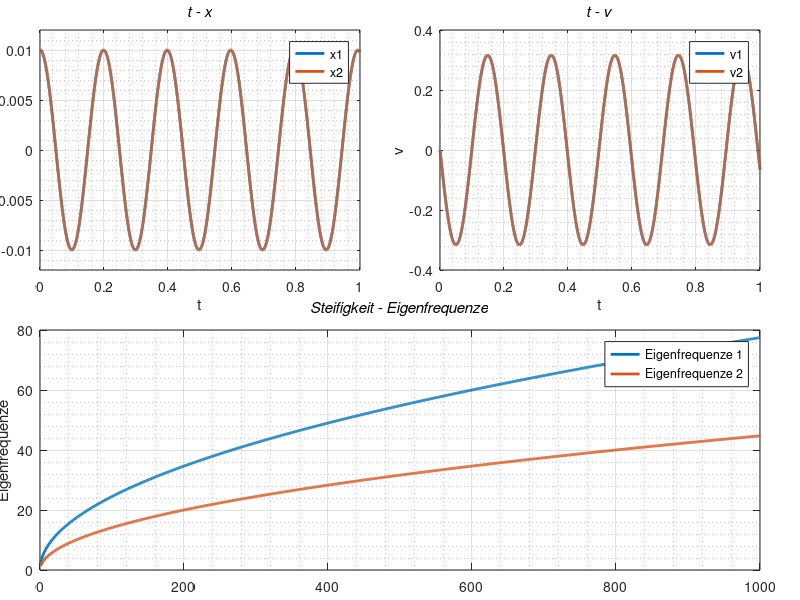

Recreate this plot in MATLAB.
%% Schwingerkette_Bearbeitungsfile.m
%  - Systemmatrix erstellen
%  - Anfangsbedigungen einsetzen
%  - Loesung der Gleichung mit Heun-Verfahren berechnen
%  - Eigenfrequenzen mit steigenden Federsteifigkeiten wieder berechnen
%  - Ergebnis plotten
%  ----------------------------------------------------------------------
%  Output:
%       - Grafik Auslenkung (x1, x2) mit Laufzeit
%       - Grafik Geschwindigkeit (x1, x2) mit Laufzeit
%       - Grafik Eigenfrequenzen mit Federsteifigkeit
%  ----------------------------------------------------------------------
%  Wen Yi, Karlsruhe Institut of Technology
%  yi.wen@student.kit.edu
%  2017/11/25

%% Bearbeitungsbogen (-freiwillig-)
clear all;
close all;
clc;

%% Parameter
m=0.5;                      % kg
c=500;                      % N/m
AnzahlSchritte=10000;
ts=1;                       %s
h=ts/AnzahlSchritte;        %s

%% Systemmatrix
% m*x_1" + 2k*x_1 - k*x_2 = 0
% m*x_2" - k*x_1 + 2k*x_2 = 0
A_Sys=[0 0 1 0; 0 0 0 1; -2*c/m c/m 0 0; c/m -2*c/m 0 0];

%% Anfangsbedingungen            
x_1(1)=0.01;
x_2(1)=0.01;
xa_1(1)=0;
xa_2(1)=0;
X(:,1)=[x_1(1);x_2(1);xa_1(1);xa_2(1)];
t(1)=0;

%% Aufgabe 2: Eigenwerte
[Eigenvektoren, Eigenwerte] = eig(A_Sys);

%% Aufgabe 3: Verfahren von Heun            
for n = 1:1:AnzahlSchritte
    k1(:,n) = h.*(A_Sys*X(:,n));
    k2(:,n) = h.*(A_Sys*(X(:,n)+k1(:,n)));
    X(:,n+1) = X(:,n)+1/2.*(k1(:,n)+k2(:,n));
    
    t(n+1)=t(n)+h;
end
 
%% Aufgabe 4: Berechnung der Eigenfrequenz bei zunehmdener Federsteifigkeit
figure(1);
subplot('position',[0.05,0.55,0.4,0.4]);
plot(t,X(1,:),'LineWidth',2);
hold on;
plot(t,X(2,:),'LineWidth',2);
hold on;
grid on;
grid minor;
xlabel('t');
ylabel('x');
title('\itt - x');
legend('x1','x2');
axis([0 ts -0.012 0.012]);

subplot('position',[0.55,0.55,0.4,0.4]);
plot(t,X(3,:),'LineWidth',2);
hold on;
plot(t,X(4,:),'LineWidth',2);
hold on;
grid on;
grid minor;
xlabel('t');
ylabel('v');
title('\itt - v');
legend('v1','v2');
%axis([0 ts -0.4 0.4]);

c2=1:1:1000;
for i=1:1:1000
    A_Sys2=[0 0 1 0; 0 0 0 1; -2*i/m i/m 0 0; i/m -2*i/m 0 0];
    lamda=eig(A_Sys2);
    EigenFre1(i)=abs(lamda(1));
    EigenFre2(i)=abs(lamda(3));
end

subplot('position',[0.05,0.05,0.9,0.4]);
plot(c2,EigenFre1,'LineWidth',2);
hold on;
plot(c2,EigenFre2,'LineWidth',2);
hold on;
grid on;
grid minor;
xlabel('Federsteifigfkeit');
ylabel('Eigenfrequenze');
title('\itSteifigkeit - Eigenfrequenze');
legend('Eigenfrequenze 1','Eigenfrequenze 2');
